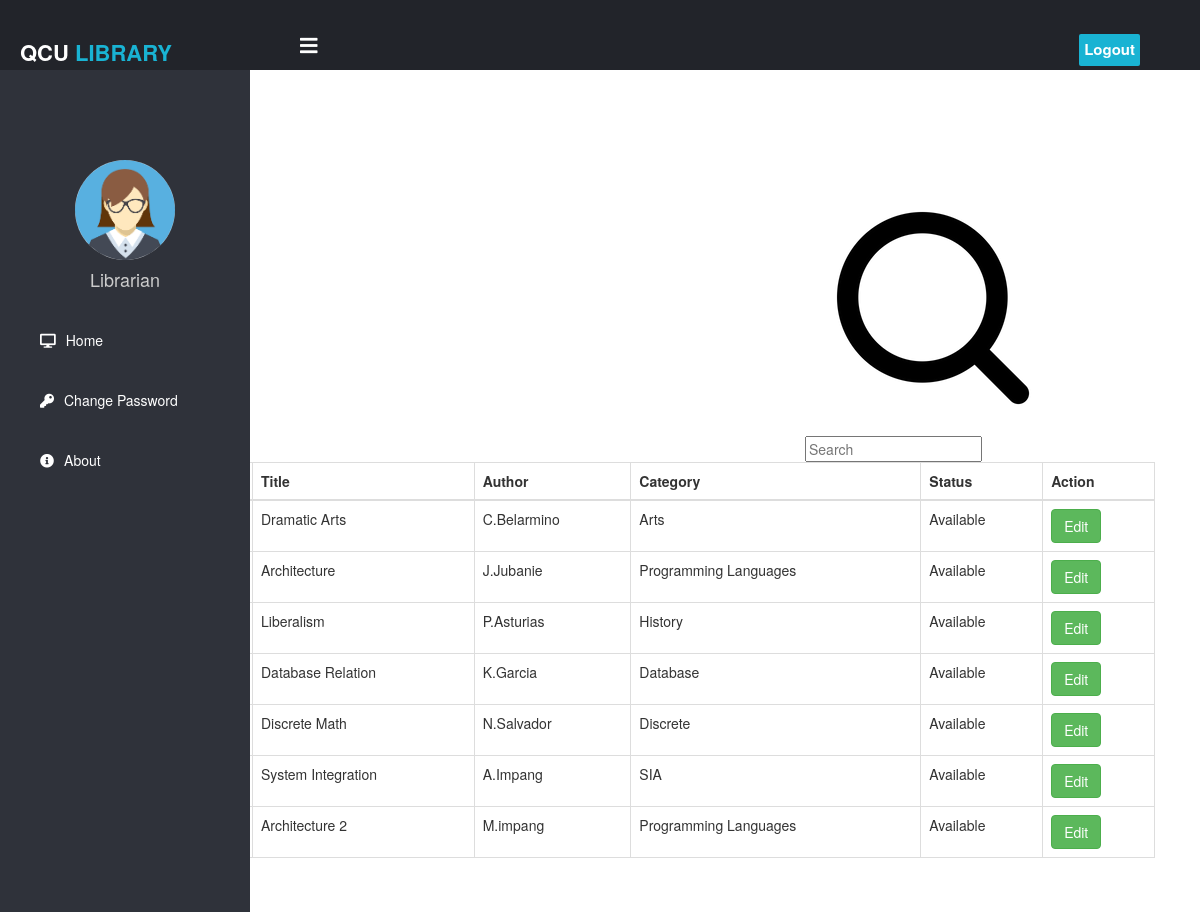
Page /bookdetails.php on the committed database.
### tables this page shows
CREATE TABLE `booklist` (
  `book_id` int(11) NOT NULL,
  `ISBN` int(11) NOT NULL,
  `title` varchar(255) NOT NULL,
  `author` varchar(255) NOT NULL,
  `category` varchar(255) NOT NULL,
  `status` varchar(255) NOT NULL,
  `quantity` int(11) NOT NULL
);

### readbook.php (called while the page is built)
<?php
	require('./databasestud.php');
	$queryAccounts = "SELECT * FROM booklist";
	$sqlAccounts = mysqli_query($connection, $queryAccounts);
?>

### bookdetails.php (the view, shortened to what this page needs)
<?php
	require('./readbook.php');
?>
<!DOCTYPE html>
<html lang="en" dir="ltr">
  <head>
    <link rel="stylesheet" href="css/css5.css">
    <link rel="stylesheet" href="https://cdnjs.cloudflare.com/ajax/libs/font-awesome/5.12.1/css/all.min.css">
	<link href="//maxcdn.bootstrapcdn.com/bootstrap/4.1.1/css/bootstrap.min.css" rel="stylesheet" id="bootstrap-css">
<link rel="stylesheet" href="css/csss4.css">
<link rel="stylesheet" href="https://maxcdn.bootstrapcdn.com/font-awesome/4.7.0/css/font-awesome.min.css">
<link rel="stylesheet" href="https://maxcdn.bootstrapcdn.com/bootstrap/3.3.7/css/bootstrap.min.css">
  </head>
  <body>
    <header>
      <label for="check">
        <i class="fas fa-bars" id="sidebar_btn"></i>
      </label>
      <div class="left_area">
        <h3>QCU <span>LIBRARY</span></h3>
      </div>
      <div class="right_area">
        <a href="student.php" class="logout_btn">Logout</a>
      </div>
    </header>
    <div class="sidebar">
      <center>
	  <br>
	  <br>
	  <br>
        <img src="images/librarian.png" class="profile_image" alt="">
        <h4>Librarian</h4>
      </center>
      <a href="indexlibrarian.php"><i class="fas fa-desktop"></i><span>Home</span></a>
      <a href="#"><i class="fas fa-key"></i><span>Change Password</span></a>
      <a href="#"><i class="fas fa-info-circle"></i><span>About</span></a>
    </div>
    <br>
	<br>
	<br>
	<br>
	<br>
	<br>
	<br>
	<br>
	<br>
<div class="container">
        <div class="table-wrapper">
            <div class="table-title">
                <div class="row">
                    <div class="col-sm-8"><h2>Book<b> List</b></h2></div>
                    <div class="col-sm-4">
                     <img src="images/search1.png" class="searchicon"><input type="text" placeholder="Search"><i></i></input>
                    </div>
                </div>
            </div>
             <table class="table table-bordered">
                <thead>
                    <tr>
                        <th>Book_ID</th>
                        <th>ISBN</th>
                        <th>Title</th>
						<th>Author</th>
						<th>Category</th>
						<th>Status</th>
						<th>Action</th>
                    </tr>
                </thead>
                <tbody>
				<?php while ($results = mysqli_fetch_array($sqlAccounts)) { ?>
                    <tr>
                        <td><?php echo $results['book_id']?></td>
                        <td><?php echo $results['ISBN']?></td>
                       <td><?php echo $results['title']?></td>
						<td><?php echo $results['author']?></td>
						<td><?php echo $results['category']?></td>
						<td><?php echo $results['status']?></td>
						                        <td>
                            <button type="submit" class="btn btn-success" name="edit" value="edit" data-toggle="modal" data-target="#myModal1">Edit</button>
							</td>
						</tr>
						   <?php }
				?>
						</tbody>
						</table>
			<form class="createlibacc" action="/siaG4/createbook1.php" method="post">
                        <button type="submit" class="btn btn-success" name="add" value="add" data-toggle="modal" data-target="#myModal">Add Book</button>
					</form>
        </div>
    </div>

### css/css5.css (style rules this page uses)
body { margin: 0; padding: 0; font-family: "Roboto", sans-serif; transition-delay: 0.50s; }
header { position: fixed; background: #22242A; padding: 20px; width: 100%; height: 70px; }
.left_area h3 { color: #fff; margin: 0; text-transform: uppercase; font-size: 22px; font-weight: 900; }
.left_area span { color: #19B3D3; }
.logout_btn { padding: 5px; background: #19B3D3; text-decoration: none; float: right; margin-top: -30px; margin-right: 40px; border-radius: 2px; font-size: 15px; font-weight: 600; color: #fff; transition: 0.5s; transition-property: background; }
.sidebar { z-index: 1; background: #2f323a; margin-top: 70px; padding-top: 30px; position: fixed; left: 0; width: 250px; height: 100%; transition: 0.5s; transition-property: left; }
.sidebar .profile_image { width: 100px; height: 100px; border-radius: 100px; margin-bottom: 10px; }
.sidebar h4 { color: #ccc; margin-top: 0; margin-bottom: 20px; }
.sidebar a { color: #fff; display: block; width: 100%; line-height: 60px; text-decoration: none; padding-left: 40px; box-sizing: border-box; transition: 0.5s; transition-property: background; }
.sidebar i { padding-right: 10px; }
label #sidebar_btn { z-index: 1; color: #fff; position: fixed; cursor: pointer; left: 300px; font-size: 20px; margin: 5px 0; transition: 0.5s; transition-property: color; }
table { border-collapse: collapse; border: 1px solid black; }
th, td { border: 1px solid black; }

### css/csss4.css (style rules this page uses)
body { color: #404E67; background: #F5F7FA; font-family: 'Open Sans', sans-serif; transition-delay: 0.50s; }

### rows in the picture
booklist: title "Dramatic Arts", author "C.Belarmino", category "Arts", status "Available"
booklist: title "Architecture", author "J.Jubanie", category "Programming Languages", status "Available"
booklist: title "Liberalism", author "P.Asturias", category "History", status "Available"
booklist: title "Database Relation", author "K.Garcia", category "Database", status "Available"
booklist: title "Discrete Math", author "N.Salvador", category "Discrete", status "Available"
booklist: title "System Integration", author "A.Impang", category "SIA", status "Available"
booklist: title "Architecture 2", author "M.impang", category "Programming Languages", status "Available"
